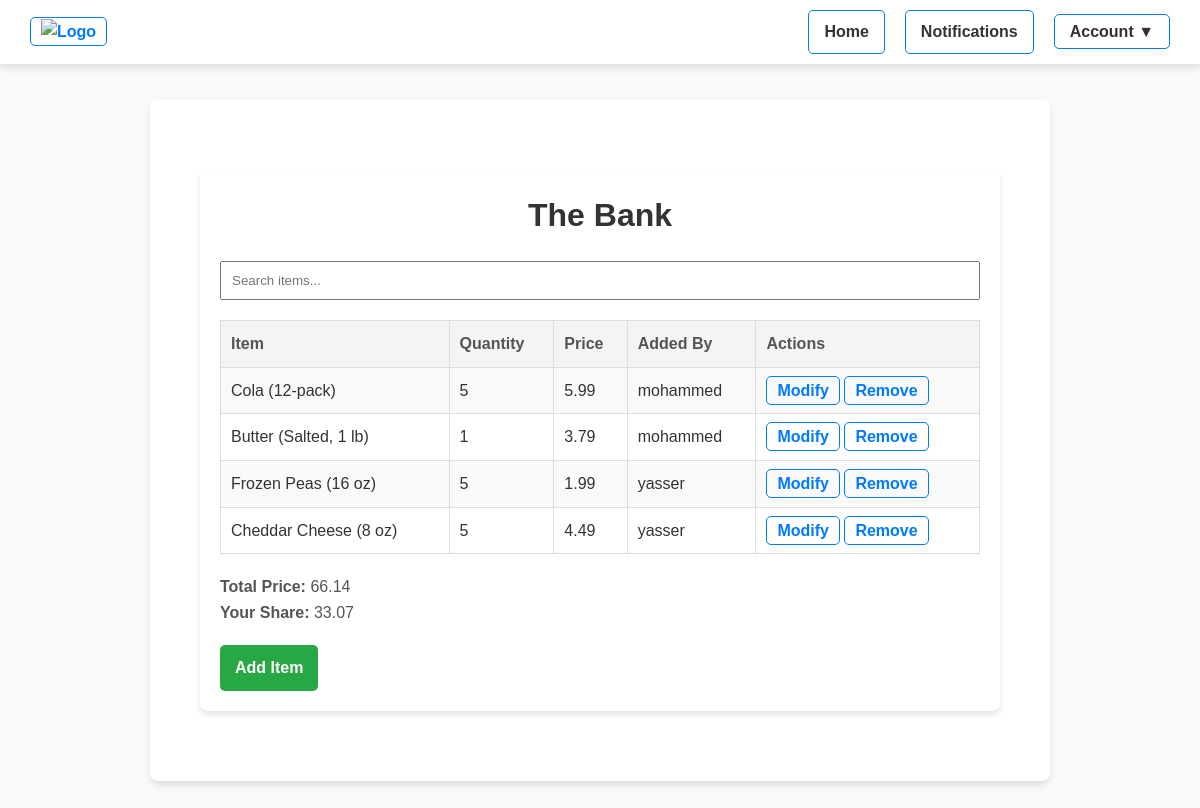
The app's page /cart/1/ (signed in) with its own data.
### main/models.py (models this page shows, shortened)
class SharedCart(models.Model):
    name = models.CharField(max_length=100)
    users = models.ManyToManyField(User, related_name='shared_carts')
    def total_cost(self):
        total = sum(
            item.quantity * (item.item.price or 0) for item in self.items.all()
        )
        return total
    def split_cost(self):
        total = self.total_cost()
        num_users = self.users.count()
        return total / num_users if num_users else 0

class CartItem(models.Model):
    cart = models.ForeignKey(SharedCart, on_delete=models.CASCADE, related_name='items')
    item = models.ForeignKey(GroceryItem, on_delete=models.CASCADE)
    quantity = models.PositiveIntegerField(default=1)
    added_by = models.ForeignKey(User, on_delete=models.SET_NULL, null=True)
    added_at = models.DateTimeField(auto_now_add=True)
    is_purchased = models.BooleanField(default=False)

class GroceryItem(models.Model):
    CATEGORY_CHOICES = [
        ("Fruits", "Fruits"),
        ("Vegetables", "Vegetables"),
        ("Dairy", "Dairy"),
        ("Bakery", "Bakery"),
        ("Meat", "Meat"),
        ("Beverages", "Beverages"),
        ("Snacks", "Snacks"),
        ("Frozen Foods", "Frozen Foods"),
        ("Household Items", "Household Items"),
    ]
    name = models.CharField(max_length=100)
    description = models.TextField(blank=True)
    price = models.DecimalField(max_digits=6, decimal_places=2, null=True, blank=True)
    availability = models.BooleanField(default=True)
    category = models.CharField(
        max_length=50,
        choices=CATEGORY_CHOICES,
        default="N/A",  # Default category
    )

### main/views.py (the view)
# urls.py: path('cart/<int:cart_id>/', views.shared_cart_view, name='shared_cart'),
@login_required
def shared_cart_view(request, cart_id):
    cart = get_object_or_404(SharedCart, id=cart_id, users=request.user)
    search_query = request.GET.get('q', '')  # Get the search query
    items = cart.items.select_related('item').all()
    if search_query:  # Filter items if a search query is provided
        items = items.filter(item__name__icontains=search_query)
    total_price = cart.total_cost()
    split_price = cart.split_cost()
    context = {
        'cart': cart,
        'items': items,
        'total_price': total_price,
        'split_price': split_price,
        'search_query': search_query,
    }
    return render(request, 'shared_cart.html', context)

### templates/shared_cart.html (shortened to what this page needs)
{% extends 'base.html' %}
{% block content %}
<div class="container">
    <h1>{{ cart.name }}</h1>
    <input
        type="text"
        id="searchBar"
        placeholder="Search items..."
        style="width: 100%; padding: 10px; margin-bottom: 20px;"
    />
    <table id="itemsTable">
        <tr>
            <th>Item</th>
            <th>Quantity</th>
            <th>Price</th>
            <th>Added By</th>
            <th>Actions</th>
        </tr>
        {% for item in items %}
        <tr>
            <td>{{ item.item.name }}</td>
            <td>{{ item.quantity }}</td>
            <td>{{ item.item.price }}</td>
            <td>{{ item.added_by.username }}</td>
            <td>
                <a href="{% url 'modify_item' cart.id item.id %}">Modify</a>
                <a href="{% url 'remove_item' cart.id item.id %}">Remove</a>
            </td>
        </tr>
        {% endfor %}
    </table>
    <p><strong>Total Price:</strong> {{ total_price }}</p>
    <p><strong>Your Share:</strong> {{ split_price }}</p>
    <a href="{% url 'add_item' cart.id %}" class="btn-add">Add Item</a>
</div>
{% endblock %}

### templates/base.html (style rules this page uses)
* { margin: 0; padding: 0; box-sizing: border-box; }
body { font-family: 'Arial', sans-serif; background-color: #f9f9f9; color: #333; line-height: 1.6; }
a { text-decoration: none; color: inherit; }

### templates/shared_cart.html (style rules this page uses)
.container { max-width: 800px; margin: 50px auto; padding: 20px; background: #fff; border-radius: 8px; box-shadow: 0 4px 6px rgba(0, 0, 0, 0.1); }
h1 { font-size: 2em; margin-bottom: 20px; color: #333; text-align: center; }
table { width: 100%; border-collapse: collapse; margin-bottom: 20px; }
th, td { text-align: left; padding: 10px; border: 1px solid #ddd; }
th { background-color: #f4f4f4; font-weight: bold; color: #555; }
tr:nth-child(even) { background-color: #f9f9f9; }
a { text-decoration: none; font-weight: bold; color: #007bff; padding: 5px 10px; border: 1px solid #007bff; border-radius: 5px; transition: background 0.3s ease, color 0.3s ease; }
p { font-size: 1em; color: #555; }
.btn-add { display: inline-block; margin-top: 20px; padding: 10px 15px; font-size: 1em; color: white; background: #28a745; border: none; border-radius: 5px; text-decoration: none; cursor: pointer; transition: background 0.3s ease; }

### records on screen
SharedCart: name "The Bank"
CartItem: item.name "Cola (12-pack)", quantity "5", item.price "5.99", added_by.username "mohammed"
CartItem: item.name "Butter (Salted, 1 lb)", quantity "1", item.price "3.79", added_by.username "mohammed"
CartItem: item.name "Frozen Peas (16 oz)", quantity "5", item.price "1.99", added_by.username "yasser"
CartItem: item.name "Cheddar Cheese (8 oz)", quantity "5", item.price "4.49", added_by.username "yasser"

### other values on screen
{{ total_price }} "66.14"
{{ split_price }} "33.07"
